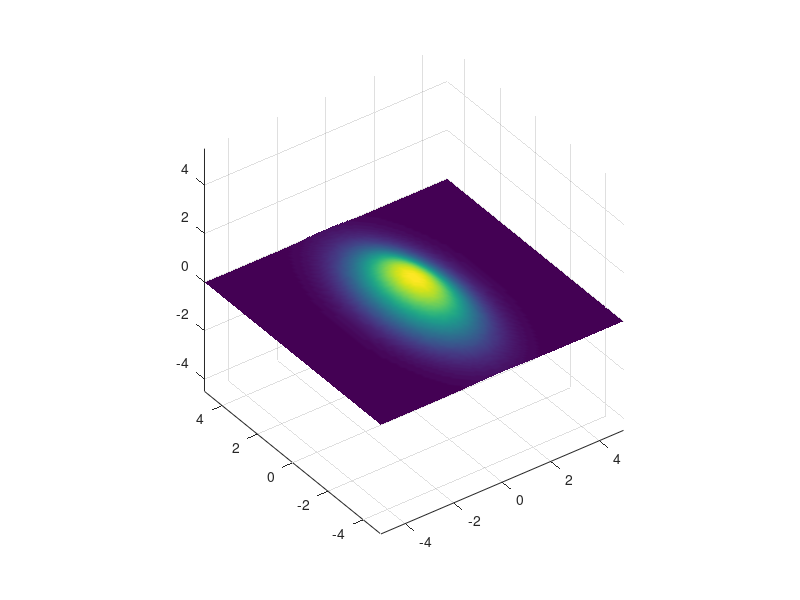

Reproduce this figure in MATLAB.
A = 1;
x0 = 0; y0 = 0;
 
sigma_x = 1;
sigma_y = 2;
 
for theta = 0:pi/100:pi
    a = cos(theta)^2/2/sigma_x^2 + sin(theta)^2/2/sigma_y^2;
    b = -sin(2*theta)/4/sigma_x^2 + sin(2*theta)/4/sigma_y^2 ;
    c = sin(theta)^2/2/sigma_x^2 + cos(theta)^2/2/sigma_y^2;
 
    [X, Y] = meshgrid(-5:.1:5, -5:.1:5);
    Z = A*exp( - (a*(X-x0).^2 + 2*b*(X-x0).*(Y-y0) + c*(Y-y0).^2)) ;
    surf(X,Y,Z);
	shading interp;
	view(-36,36);axis equal;
% 	drawnow
end